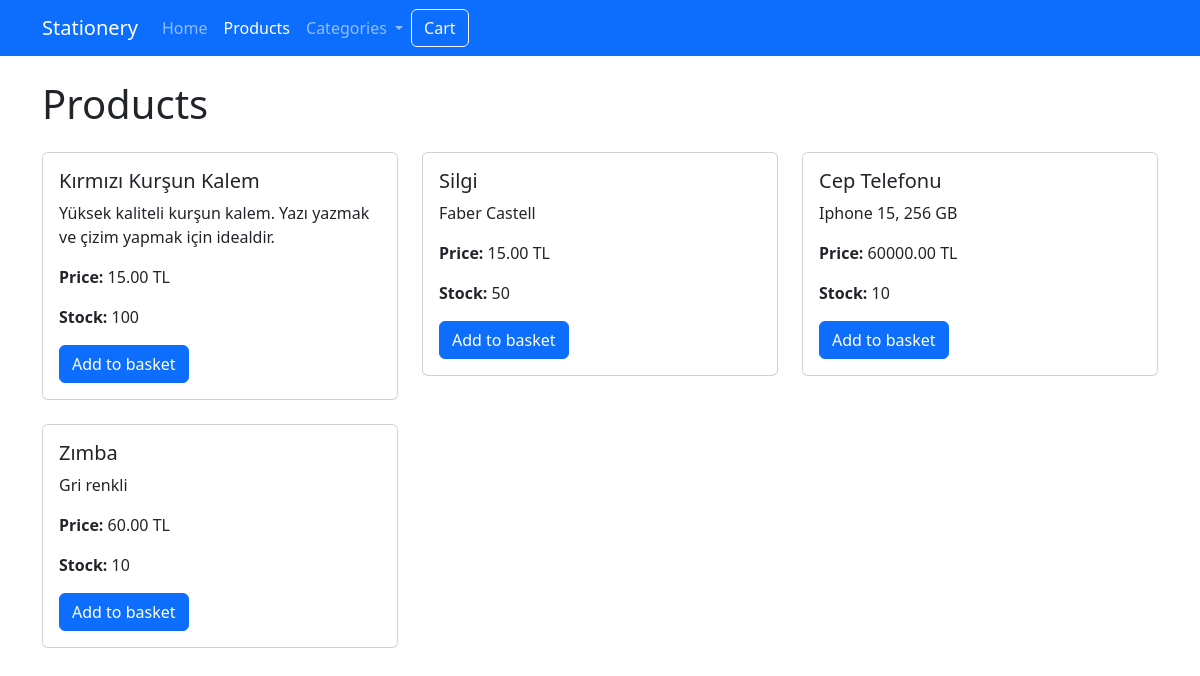
Before: /products/ with the older database file.
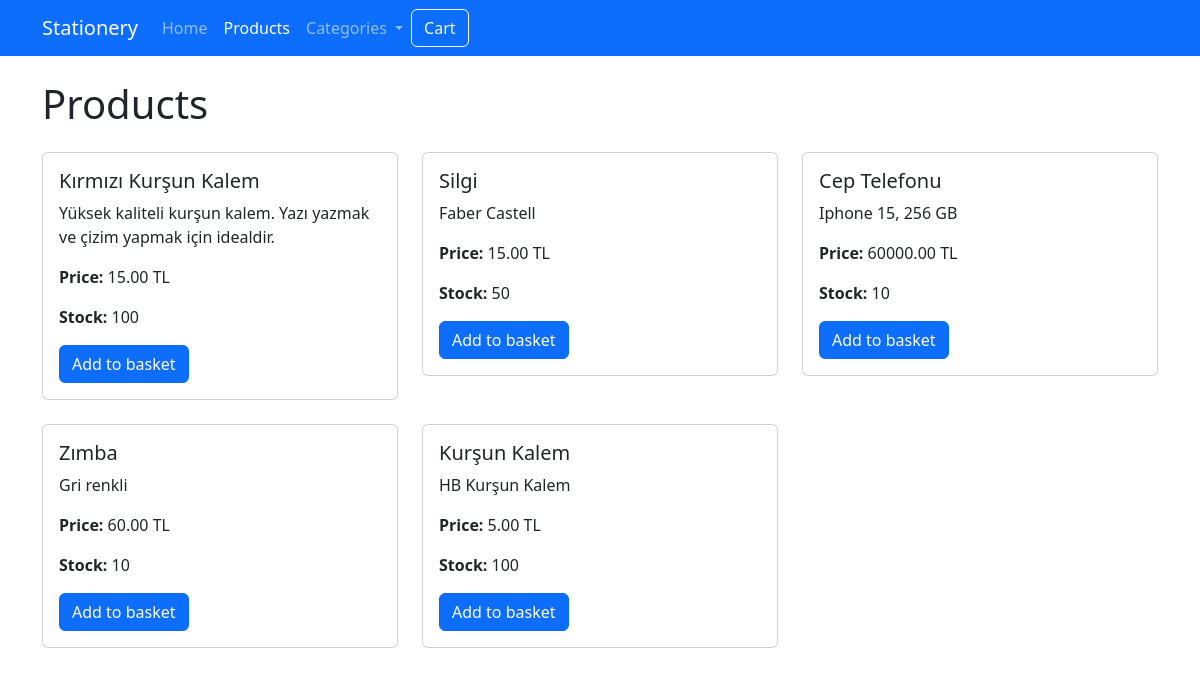
After: the same page with the newer database file.
### products_app/models.py (models this page shows, shortened)
class Product(models.Model):
    name = models.CharField(max_length=200)
    description = models.TextField()
    price = models.DecimalField(max_digits=10, decimal_places=2)
    stock = models.IntegerField(default=0)
    category = models.ForeignKey(
        Category,
        on_delete=models.CASCADE,
        related_name='products',
        null=True,
        blank=True
    )

### products_app/views.py (the view)
# urls.py: path('products/', views.show_products, name='products'),
def show_products(request):
    category_id = request.GET.get('category')
    categories = Category.objects.all()
    if category_id:
        try:
            current_category = Category.objects.get(id=category_id)
            products = Product.objects.filter(category=current_category)
        except Category.DoesNotExist:
            current_category = None
            products = Product.objects.all()
    else:
        current_category = None
        products = Product.objects.all()
    context = {
        'products': products,
        'categories': categories,
        'current_category': current_category
    }
    return render(request, 'show_products.html', context)

### templates/show_products.html (shortened to what this page needs)
{% extends 'base.html' %}
{% block content %}
<h1 class="mb-4">Products</h1>
<div class="row">
    {% for p in products %}
    <div class="col-md-4 mb-4">
        <div class="card">
            <div class="card-body">
                <h5 class="card-title">{{ p.name }}</h5>
                <p class="card-text">{{ p.description }}</p>
                <p class="card-text"><strong>Price:</strong> {{ p.price }} TL</p>
                <p class="card-text"><strong>Stock:</strong> {{ p.stock }}</p>
                <a href="{% url 'add_to_cart' p.id %}" class="btn btn-primary">Add to basket</a>
            </div>
        </div>
    </div>
    {% empty %}
    <div class="col-12">
        <p>No products yet.</p>
    </div>
    {% endfor %}
</div>
{% endblock %}

Changed rows visible on the page:
added Product: name "Kurşun Kalem", description "HB Kurşun Kalem", price "5.00", stock "100"
